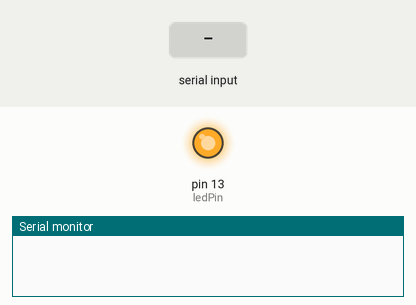
This sketch was run on a simulated Arduino Uno, built with avr-gcc and run on an emulated ATmega328P. On the bench: output pins drawn as LEDs (lit = HIGH), the last lines printed to the serial monitor. The test bench sets the inputs (shaded band).

Above: at 1.2 s.
1.3 s: "X" received over Serial
At 2.0 s:
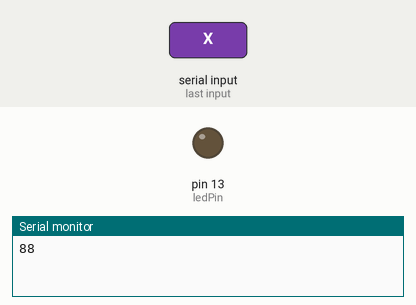
Timing chart, 0 to 4.3 s (numbered marks = the images above; inputs shaded):
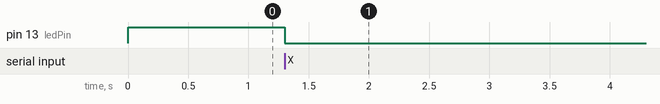

The sketch:

BluetoothSkatch.ino
```cpp
int ledPin = 13;
int state = 0;
int flag = 0;

void setup() {
 pinMode(ledPin,OUTPUT);
 digitalWrite(ledPin,HIGH);

 Serial.begin(9600);
}

void loop() {
  if(Serial.available()>0){
    state = Serial.read();
    Serial.println(state);
    flag = 0;
  }
  if(state == 88){
    digitalWrite(ledPin,LOW);
    //Serial.println("off");
    if(flag == 0){
      flag == 1;
    }
  }
  else if(state == 94){
    digitalWrite(ledPin,HIGH);
    //Serial.println("on");
    if(flag == 0){
      flag = 1;
    }
  }

}
```

Measured:
- after the input at 1.3 s, pin 13 (ledPin): HIGH → LOW at once
